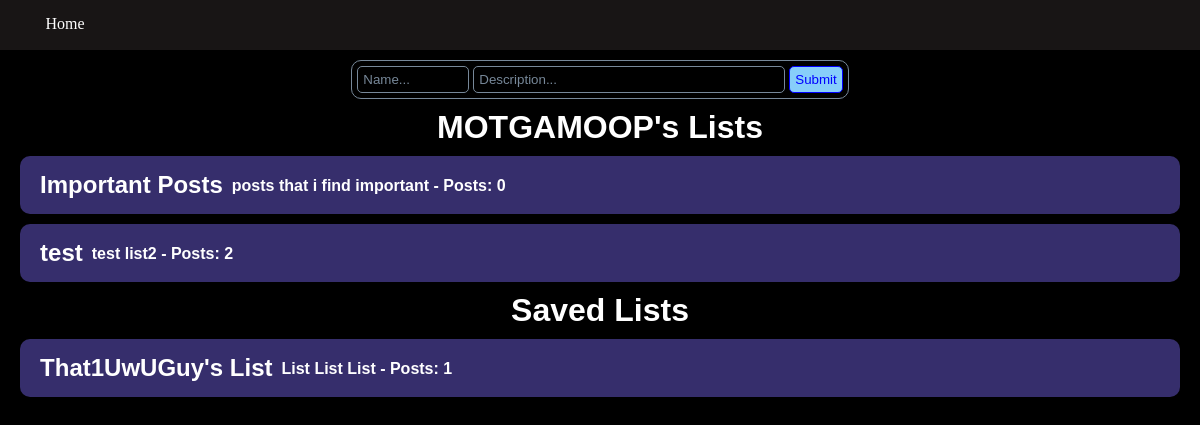
/twitter/lists/MOTGAMOOP (signed in), run on the app's committed database.
### twitter/models.py (models this page shows)
class PostList(models.Model): # make sure this name doesnt cause any errors, hopefully not
    posts = models.ManyToManyField(Post, related_name="listed_post")
    user = models.ForeignKey(User2, on_delete=models.CASCADE, null=True)
    name = models.CharField(max_length = 200, default = "List")
    description = models.CharField(max_length = 200, default = "description...")
    numPosts = models.IntegerField(default=0) # figure out how to get length of the posts thing later for future models

### twitter/views.py (the view)
# urls.py: path("lists/<str:username>", views.Lists, name="lists"),
def Lists(request, username):
    user = get_object_or_404(User2, username=request.user.username)
    listuser = get_object_or_404(User2, username=username)
    list = listuser.ownlists.all().order_by("name"); owned = True; own = False
    if len(list) == 0:
        owned = False
    savedlist = user.savedlists.all().order_by("name"); saved = True
    if len(savedlist) == 0:
        saved = False
    if user.username == listuser.username:
        own = True
    context = {"lists": list, "owned": owned, "savedlist": savedlist, "saved": saved, "own": own, "username": username}
    return render(request, 'twitter/lists.html', context)

### twitter/templates/twitter/lists.html (shortened to what this page needs)
<!DOCTYPE html>
<html lang="en">
<head>
    {% load static %}
    <link rel = "stylesheet" href = "{% static 'twitter/css/lists.css' %}">
</head>
<body>
    <div class = "navbar">
        <a href = "{% url 'home' %}"><div class = "homebutton">
            Home
        </div></a>
    </div>
    <div class = "postbox">
        {% if own %}
            <center><form action="{% url 'createlist' %}" method = "POST" class = "postform">
                <input class = "textform" type = "text" placeholder = "Name..." name = "name" id = "name" autocomplete = "off">
                <input class = "textform othertextform" type = "text" placeholder = "Description..." name = "desc" id = "desc" autocomplete = "off">
                <button class = "formbutton" type = "submit">Submit</button>
            </form></center>
        {% endif %}
        <center><h1>{{username}}'s Lists</h1></center>
        {% if owned %}
            {% for list in lists %}
                <a href = "{% url 'list' pk=list.pk %}"><div class = "post">
                    <h2>{{list.name}}</h2>
                    <h4>{{list.description}} - Posts: {{list.numPosts}}</h4>
                </div></a>
            {% endfor %}
        {% else %}
            <center><p>No Lists Made</p></center>
        {% endif %}
        {% if own %}
            <center><h1 class="extraspace">Saved Lists</h1></center>
            {% if saved %}
                    {% for list in savedlist %}
                        <a href = "{% url 'list' pk=list.pk %}"><div class = "post">
                            <h2>{{list.name}}</h2>
                            <h4>{{list.description}} - Posts: {{list.numPosts}}</h4>
                        </div></a>
                    {% endfor %}
            {% else %}
                <center><p>No Lists Saved</p></center>
            {% endif %}
        {% endif %}
    </div>
</body>
</html>

### twitter/static/twitter/css/lists.css (style rules this page uses)
.post { border-radius: 10px; padding:15px; margin:20px; margin-bottom:10px; margin-top:10px; margin-bottom:5px; color:white; background-color:rgb(54, 46, 108); }
.postbox { margin-top:60px; }
body { background-color:black; padding:0.1px; }
.post h2 { font-family:'Trebuchet MS', 'Lucida Sans Unicode', 'Lucida Grande', 'Lucida Sans', Arial, sans-serif; display:inline-block; margin-left: 5px; }
.post h4 { font-family:'Trebuchet MS', 'Lucida Sans Unicode', 'Lucida Grande', 'Lucida Sans', Arial, sans-serif; display:inline-block; margin-left: 5px; position:relative; bottom:2px; }
* { margin:0; padding:0; }
h1 { color:white; font-family:'Trebuchet MS', 'Lucida Sans Unicode', 'Lucida Grande', 'Lucida Sans', Arial, sans-serif; }
.extraspace { margin-top:10px; }
.navbar { position:fixed; width:100%; height:50px; background-color:rgb(24, 21, 21); top:0px; }
.homebutton { padding:5px; height:20px; margin:10px; border-radius:10px; text-align:center; width:100px; color:white; }
a { text-decoration:none; color:white; }
.postform { border-radius: 10px; padding: 5px; margin:10px; border: solid 1px lightslategray; width:fit-content; }
.textform { outline:none; border:none; box-shadow:none; padding:5px; color:lightslategray; border:solid 1px lightslategray; background-color:transparent; border-radius:5px; width:100px; }
.othertextform { width:300px; }
.textform::placeholder { color:lightslategray; }
.formbutton { background-color:lightskyblue; border: solid 1px blue; color:blue; font-family:'Trebuchet MS', 'Lucida Sans Unicode', 'Lucida Grande', 'Lucida Sans', Arial, sans-serif; padding: 5px; border-radius: 5px; font-size:auto; cursor:pointer; }

### data on the page
PostList: name "Important Posts", description "posts that i find important", numPosts "0"
PostList: name "test", description "test list2", numPosts "2"
PostList: name "That1UwUGuy's List", description "List List List", numPosts "1"

### other printed values
{{ username }} "MOTGAMOOP"
